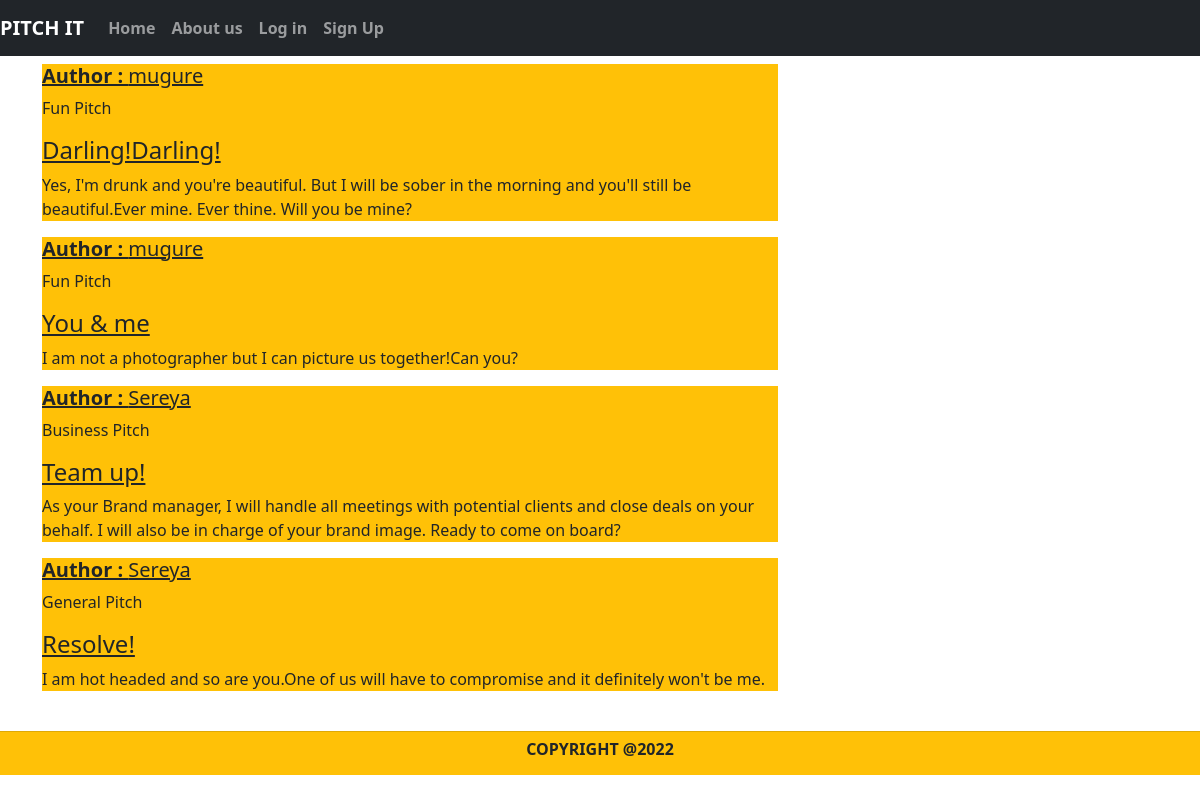
The page / on the database its author committed.
### app/models.py (models this page shows, shortened)
class Post(db.Model):
    id = db.Column(db.Integer, primary_key=True)
    title = db.Column(db.String(180), nullable=False)
    content = db.Column(db.Text, nullable=False)
    category = db.Column(db.Text, nullable=False)
    user_id = db.Column(db.Integer, db.ForeignKey('user.id'), nullable=False)

class User(db.Model, UserMixin):
    id = db.Column(db.Integer, primary_key=True)
    username = db.Column(db.String(15), unique=True, nullable=False)
    email = db.Column(db.String(40), unique=True, nullable=False)
    password = db.Column(db.String(60), nullable=False)
    posts = db.relationship('Post', backref='author', lazy=True)

### app/routes.py (the view)
@app.route("/")
def home():
    posts = Post.query.all()
    return render_template("home.html", posts=posts)

### app/templates/home.html
{% extends "index.html" %}
{% block content %}
  {% for post in posts %}
    <div class="media-body bg-warning mt-2">
      <div class="article-metadata">
       <h5> <a class="mr-2 text-dark" href="#"><strong>Author : </strong> {{ post.author.username }}</a></h5>
      </div>
      <p class="article-content text-dark">{{ post.category }}</p>
      <h4><a class="article-title text-dark" href="#">{{ post.title }}</a></h4>
      <p class="article-content text-dark">{{ post.content }}</p>
    </div>
  {% endfor %}
{% endblock %}

### app/templates/index.html (shortened to what this page needs)
<!DOCTYPE html>
<html>
  <head>
    <link href="https://cdn.jsdelivr.net/npm/bootstrap@5.0.2/dist/css/bootstrap.min.css" rel="stylesheet">
  </head>
  <body>
    <header class="site-header">
      <nav class="navbar navbar-expand-md navbar-dark bg-dark">
        <a class="navbar-brand " href="#"><strong>PITCH IT</strong></a>
          <div class="collapse navbar-collapse" >
            <div class="navbar-nav mr-auto">
                  <a class="nav-item nav-link" href="{{ url_for('home') }}"><strong>Home</strong></a>
                  <a class="nav-item nav-link" href="{{ url_for('about') }}"><strong>About us</strong></a>
            </div>
            <div class="navbar-nav">
              {% if current_user.is_authenticated %}
                <a class="nav-item nav-link" href="{{ url_for('new_post') }}"><strong>New Post</strong></a>
                <a class="nav-item nav-link" href="{{ url_for('account') }}"><strong>Account</strong></a>
                <a class="nav-item nav-link" href="{{ url_for('logout') }}"><strong>Log out</strong></a>
              {% else %}
                <a class="nav-item nav-link" href="{{ url_for('login') }}"><strong>Log in</strong></a>
                <a class="nav-item nav-link" href="{{ url_for('signup') }}"><strong>Sign Up</strong></a>
              {% endif %}
            </div>
          </div>
      </nav>
    </header>
    <main role="main" class="container">
      <div class="row">
        <div class="col-md-8">
          {% block content %}{% endblock %}
        </div>
      </div>
    </main>
    <div class="card-footer mt-4 bg-warning text-center">
      <h6><strong>COPYRIGHT @2022</strong></h6>
    </div>
  </body>
</html>

### rows shown on the page
Post: author.username "mugure", category "Fun Pitch", title "Darling!Darling!", content "Yes, I'm drunk and you're beautiful. But I will be sober in the morning and you'll still be beautiful.Ever mine. Ever thine. Will you be mine?"
Post: author.username "mugure", category "Fun Pitch", title "You & me", content "I am not a photographer but I can picture us together!Can you?"
Post: author.username "Sereya", category "Business Pitch", title "Team up!", content "As your Brand manager, I will handle all meetings with potential clients and close deals on your behalf. I will also be in charge of your brand image. Ready to come on board?"
Post: author.username "Sereya", category "General Pitch", title "Resolve!", content "I am hot headed and so are you.One of us will have to compromise and it definitely won't be me."
